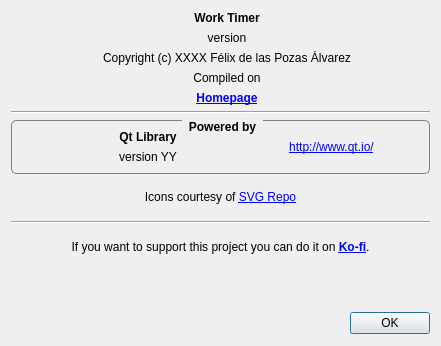
<?xml version="1.0" encoding="UTF-8"?>
<ui version="4.0">
 <class>AboutDialog</class>
 <widget class="QDialog" name="AboutDialog">
  <property name="geometry">
   <rect>
    <x>0</x>
    <y>0</y>
    <width>441</width>
    <height>346</height>
   </rect>
  </property>
  <property name="minimumSize">
   <size>
    <width>441</width>
    <height>346</height>
   </size>
  </property>
  <property name="maximumSize">
   <size>
    <width>441</width>
    <height>346</height>
   </size>
  </property>
  <property name="windowTitle">
   <string>About...</string>
  </property>
  <property name="windowIcon">
   <iconset resource="rsc/resources.qrc">
    <normaloff>:/WorkTimer/info.svg</normaloff>:/WorkTimer/info.svg</iconset>
  </property>
  <layout class="QVBoxLayout" name="verticalLayout">
   <item>
    <layout class="QVBoxLayout" name="verticalLayout_2">
     <item>
      <layout class="QHBoxLayout" name="horizontalLayout" stretch="0,0,0,0">
       <item>
        <spacer name="horizontalSpacer">
         <property name="orientation">
          <enum>Qt::Orientation::Horizontal</enum>
         </property>
         <property name="sizeHint" stdset="0">
          <size>
           <width>40</width>
           <height>20</height>
          </size>
         </property>
        </spacer>
       </item>
       <item>
        <widget class="QLabel" name="label">
         <property name="maximumSize">
          <size>
           <width>64</width>
           <height>64</height>
          </size>
         </property>
         <property name="text">
          <string/>
         </property>
         <property name="pixmap">
          <pixmap resource="rsc/resources.qrc">:/WorkTimer/clock.svg</pixmap>
         </property>
         <property name="scaledContents">
          <bool>true</bool>
         </property>
         <property name="alignment">
          <set>Qt::AlignmentFlag::AlignCenter</set>
         </property>
        </widget>
       </item>
       <item>
        <layout class="QVBoxLayout" name="verticalLayout_3">
         <item>
          <widget class="QLabel" name="label_2">
           <property name="font">
            <font>
             <bold>true</bold>
            </font>
           </property>
           <property name="text">
            <string>Work Timer</string>
           </property>
           <property name="alignment">
            <set>Qt::AlignmentFlag::AlignCenter</set>
           </property>
          </widget>
         </item>
         <item>
          <widget class="QLabel" name="m_version">
           <property name="text">
            <string>version</string>
           </property>
           <property name="alignment">
            <set>Qt::AlignmentFlag::AlignCenter</set>
           </property>
          </widget>
         </item>
         <item>
          <widget class="QLabel" name="m_copy">
           <property name="text">
            <string>Copyright (c) XXXX Félix de las Pozas Álvarez</string>
           </property>
           <property name="alignment">
            <set>Qt::AlignmentFlag::AlignCenter</set>
           </property>
          </widget>
         </item>
         <item>
          <widget class="QLabel" name="m_compilationDate">
           <property name="text">
            <string>Compiled on</string>
           </property>
           <property name="alignment">
            <set>Qt::AlignmentFlag::AlignCenter</set>
           </property>
          </widget>
         </item>
         <item>
          <widget class="QLabel" name="label_5">
           <property name="font">
            <font>
             <bold>true</bold>
             <underline>false</underline>
            </font>
           </property>
           <property name="toolTip">
            <string>Official homepage</string>
           </property>
           <property name="text">
            <string>&lt;a href=&quot;https://github.com/FelixdelasPozas/WorkTimer&quot;&gt;Homepage&lt;/a&gt;</string>
           </property>
           <property name="alignment">
            <set>Qt::AlignmentFlag::AlignCenter</set>
           </property>
           <property name="openExternalLinks">
            <bool>true</bool>
           </property>
          </widget>
         </item>
        </layout>
       </item>
       <item>
        <spacer name="horizontalSpacer_2">
         <property name="orientation">
          <enum>Qt::Orientation::Horizontal</enum>
         </property>
         <property name="sizeHint" stdset="0">
          <size>
           <width>40</width>
           <height>20</height>
          </size>
         </property>
        </spacer>
       </item>
      </layout>
     </item>
     <item>
      <widget class="Line" name="line">
       <property name="orientation">
        <enum>Qt::Orientation::Horizontal</enum>
       </property>
      </widget>
     </item>
     <item>
      <widget class="QGroupBox" name="groupBox">
       <property name="font">
        <font>
         <bold>true</bold>
        </font>
       </property>
       <property name="styleSheet">
        <string notr="true">QGroupBox {
    border: 1px solid gray;
    border-radius: 5px;
    margin-top: 2ex;
}

QGroupBox::title {
    subcontrol-origin: margin;
    subcontrol-position: top center; /* position at the top center */
    padding: 0px 5px;
}</string>
       </property>
       <property name="title">
        <string>Powered by</string>
       </property>
       <property name="alignment">
        <set>Qt::AlignmentFlag::AlignHCenter|Qt::AlignmentFlag::AlignTop</set>
       </property>
       <property name="flat">
        <bool>false</bool>
       </property>
       <layout class="QHBoxLayout" name="horizontalLayout_2">
        <item>
         <widget class="QLabel" name="label_3">
          <property name="maximumSize">
           <size>
            <width>32</width>
            <height>32</height>
           </size>
          </property>
          <property name="text">
           <string/>
          </property>
          <property name="pixmap">
           <pixmap resource="rsc/resources.qrc">:/WorkTimer/qt.svg</pixmap>
          </property>
          <property name="scaledContents">
           <bool>true</bool>
          </property>
         </widget>
        </item>
        <item>
         <layout class="QVBoxLayout" name="verticalLayout_4">
          <item>
           <widget class="QLabel" name="label_26">
            <property name="font">
             <font>
              <bold>true</bold>
             </font>
            </property>
            <property name="text">
             <string>Qt Library</string>
            </property>
            <property name="alignment">
             <set>Qt::AlignmentFlag::AlignCenter</set>
            </property>
           </widget>
          </item>
          <item>
           <widget class="QLabel" name="m_qtVersion">
            <property name="text">
             <string>version YY</string>
            </property>
            <property name="alignment">
             <set>Qt::AlignmentFlag::AlignCenter</set>
            </property>
           </widget>
          </item>
         </layout>
        </item>
        <item>
         <widget class="QLabel" name="label_7">
          <property name="text">
           <string>&lt;a href=&quot;http://www.qt.io/&quot;&gt;http://www.qt.io/&lt;/a&gt;</string>
          </property>
          <property name="alignment">
           <set>Qt::AlignmentFlag::AlignCenter</set>
          </property>
          <property name="openExternalLinks">
           <bool>true</bool>
          </property>
         </widget>
        </item>
       </layout>
      </widget>
     </item>
    </layout>
   </item>
   <item>
    <widget class="QLabel" name="label_11">
     <property name="text">
      <string>Icons courtesy of &lt;a href=&quot;https://www.svgrepo.com/&quot;&gt;SVG Repo&lt;/a&gt;</string>
     </property>
     <property name="alignment">
      <set>Qt::AlignmentFlag::AlignCenter</set>
     </property>
     <property name="openExternalLinks">
      <bool>true</bool>
     </property>
    </widget>
   </item>
   <item>
    <widget class="Line" name="line_3">
     <property name="orientation">
      <enum>Qt::Orientation::Horizontal</enum>
     </property>
    </widget>
   </item>
   <item>
    <widget class="QLabel" name="label_12">
     <property name="toolTip">
      <string>Thank you for your support!</string>
     </property>
     <property name="text">
      <string>If you want to support this project you can do it on &lt;a href=&quot;https://ko-fi.com/felixdelaspozas&quot;&gt;&lt;b&gt;Ko-fi&lt;/b&gt;&lt;/a&gt;.</string>
     </property>
     <property name="alignment">
      <set>Qt::AlignmentFlag::AlignCenter</set>
     </property>
     <property name="wordWrap">
      <bool>true</bool>
     </property>
     <property name="openExternalLinks">
      <bool>true</bool>
     </property>
    </widget>
   </item>
   <item>
    <layout class="QHBoxLayout" name="horizontalLayout_3">
     <item>
      <spacer name="horizontalSpacer_3">
       <property name="orientation">
        <enum>Qt::Orientation::Horizontal</enum>
       </property>
       <property name="sizeHint" stdset="0">
        <size>
         <width>40</width>
         <height>20</height>
        </size>
       </property>
      </spacer>
     </item>
     <item>
      <widget class="Utils::ClickableHoverLabel" name="m_kofiLabel">
       <property name="text">
        <string/>
       </property>
       <property name="pixmap">
        <pixmap resource="rsc/resources.qrc">:/WorkTimer/kofi_logo.png</pixmap>
       </property>
      </widget>
     </item>
     <item>
      <spacer name="horizontalSpacer_4">
       <property name="orientation">
        <enum>Qt::Orientation::Horizontal</enum>
       </property>
       <property name="sizeHint" stdset="0">
        <size>
         <width>40</width>
         <height>20</height>
        </size>
       </property>
      </spacer>
     </item>
    </layout>
   </item>
   <item>
    <widget class="QDialogButtonBox" name="buttonBox">
     <property name="maximumSize">
      <size>
       <width>575</width>
       <height>23</height>
      </size>
     </property>
     <property name="orientation">
      <enum>Qt::Orientation::Horizontal</enum>
     </property>
     <property name="standardButtons">
      <set>QDialogButtonBox::StandardButton::Ok</set>
     </property>
    </widget>
   </item>
  </layout>
 </widget>
 <customwidgets>
  <customwidget>
   <class>Utils::ClickableHoverLabel</class>
   <extends>QLabel</extends>
   <header>Utils.h</header>
  </customwidget>
 </customwidgets>
 <resources>
  <include location="rsc/resources.qrc"/>
 </resources>
 <connections>
  <connection>
   <sender>buttonBox</sender>
   <signal>accepted()</signal>
   <receiver>AboutDialog</receiver>
   <slot>accept()</slot>
   <hints>
    <hint type="sourcelabel">
     <x>248</x>
     <y>254</y>
    </hint>
    <hint type="destinationlabel">
     <x>157</x>
     <y>274</y>
    </hint>
   </hints>
  </connection>
  <connection>
   <sender>buttonBox</sender>
   <signal>rejected()</signal>
   <receiver>AboutDialog</receiver>
   <slot>reject()</slot>
   <hints>
    <hint type="sourcelabel">
     <x>316</x>
     <y>260</y>
    </hint>
    <hint type="destinationlabel">
     <x>286</x>
     <y>274</y>
    </hint>
   </hints>
  </connection>
 </connections>
</ui>
